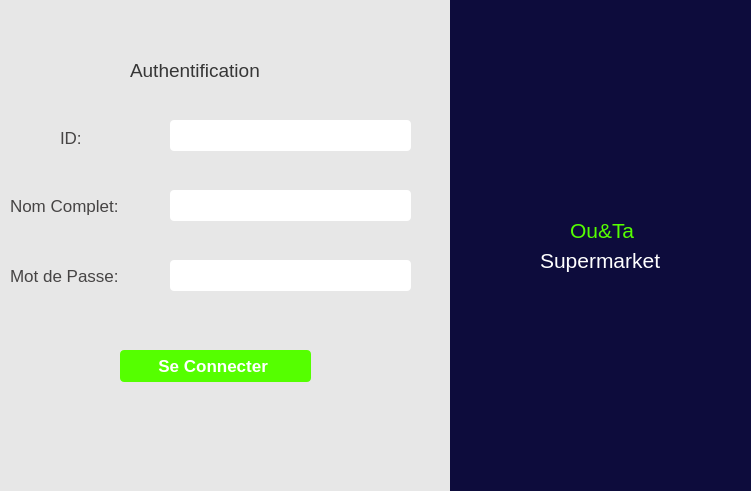
<?xml version="1.0" encoding="UTF-8"?>
<ui version="4.0">
 <class>Form</class>
 <widget class="QWidget" name="Form">
  <property name="geometry">
   <rect>
    <x>0</x>
    <y>0</y>
    <width>751</width>
    <height>491</height>
   </rect>
  </property>
  <property name="windowTitle">
   <string>Form</string>
  </property>
  <widget class="QLabel" name="label_2">
   <property name="geometry">
    <rect>
     <x>0</x>
     <y>0</y>
     <width>451</width>
     <height>491</height>
    </rect>
   </property>
   <property name="styleSheet">
    <string notr="true">background-color:rgb(231, 231, 231)</string>
   </property>
   <property name="text">
    <string/>
   </property>
  </widget>
  <widget class="QLabel" name="label_3">
   <property name="geometry">
    <rect>
     <x>450</x>
     <y>0</y>
     <width>301</width>
     <height>491</height>
    </rect>
   </property>
   <property name="styleSheet">
    <string notr="true">background-color:rgb(13,12,60)</string>
   </property>
   <property name="text">
    <string/>
   </property>
  </widget>
  <widget class="QLabel" name="label">
   <property name="geometry">
    <rect>
     <x>130</x>
     <y>50</y>
     <width>151</width>
     <height>41</height>
    </rect>
   </property>
   <property name="font">
    <font>
     <pointsize>14</pointsize>
     <weight>50</weight>
     <bold>false</bold>
    </font>
   </property>
   <property name="styleSheet">
    <string notr="true">color:rgb(54, 54, 54)</string>
   </property>
   <property name="text">
    <string>Authentification</string>
   </property>
  </widget>
  <widget class="QLabel" name="label_4">
   <property name="geometry">
    <rect>
     <x>60</x>
     <y>130</y>
     <width>47</width>
     <height>16</height>
    </rect>
   </property>
   <property name="font">
    <font>
     <pointsize>13</pointsize>
    </font>
   </property>
   <property name="styleSheet">
    <string notr="true">color:rgb(70,68,68)</string>
   </property>
   <property name="text">
    <string>ID:</string>
   </property>
  </widget>
  <widget class="QLineEdit" name="idfield">
   <property name="geometry">
    <rect>
     <x>170</x>
     <y>120</y>
     <width>241</width>
     <height>31</height>
    </rect>
   </property>
   <property name="font">
    <font>
     <pointsize>13</pointsize>
    </font>
   </property>
   <property name="styleSheet">
    <string notr="true">border-radius:4px</string>
   </property>
  </widget>
  <widget class="QLineEdit" name="nomfield">
   <property name="geometry">
    <rect>
     <x>170</x>
     <y>190</y>
     <width>241</width>
     <height>31</height>
    </rect>
   </property>
   <property name="font">
    <font>
     <pointsize>13</pointsize>
    </font>
   </property>
   <property name="styleSheet">
    <string notr="true">border-radius:4px</string>
   </property>
  </widget>
  <widget class="QLabel" name="label_5">
   <property name="geometry">
    <rect>
     <x>10</x>
     <y>190</y>
     <width>111</width>
     <height>31</height>
    </rect>
   </property>
   <property name="font">
    <font>
     <pointsize>13</pointsize>
    </font>
   </property>
   <property name="styleSheet">
    <string notr="true">color:rgb(70,68,68)</string>
   </property>
   <property name="text">
    <string>Nom Complet:</string>
   </property>
  </widget>
  <widget class="QLineEdit" name="passwordfield">
   <property name="geometry">
    <rect>
     <x>170</x>
     <y>260</y>
     <width>241</width>
     <height>31</height>
    </rect>
   </property>
   <property name="font">
    <font>
     <pointsize>13</pointsize>
    </font>
   </property>
   <property name="styleSheet">
    <string notr="true">border-radius:4px</string>
   </property>
  </widget>
  <widget class="QLabel" name="label_6">
   <property name="geometry">
    <rect>
     <x>10</x>
     <y>260</y>
     <width>111</width>
     <height>31</height>
    </rect>
   </property>
   <property name="font">
    <font>
     <pointsize>13</pointsize>
    </font>
   </property>
   <property name="styleSheet">
    <string notr="true">color:rgb(70,68,68)</string>
   </property>
   <property name="text">
    <string>Mot de Passe:</string>
   </property>
  </widget>
  <widget class="QPushButton" name="pushButton">
   <property name="geometry">
    <rect>
     <x>120</x>
     <y>350</y>
     <width>191</width>
     <height>32</height>
    </rect>
   </property>
   <property name="font">
    <font>
     <pointsize>13</pointsize>
     <weight>75</weight>
     <bold>true</bold>
    </font>
   </property>
   <property name="styleSheet">
    <string notr="true">background-color:rgb(85, 255, 0);
 color:rgb(255, 255, 255);
border-radius:4px</string>
   </property>
   <property name="text">
    <string>Se Connecter </string>
   </property>
  </widget>
  <widget class="QLabel" name="label_8">
   <property name="geometry">
    <rect>
     <x>570</x>
     <y>220</y>
     <width>71</width>
     <height>20</height>
    </rect>
   </property>
   <property name="font">
    <font>
     <pointsize>16</pointsize>
    </font>
   </property>
   <property name="styleSheet">
    <string notr="true">color:rgb(85, 255, 0);</string>
   </property>
   <property name="text">
    <string>Ou&amp;Ta</string>
   </property>
  </widget>
  <widget class="QLabel" name="label_9">
   <property name="geometry">
    <rect>
     <x>540</x>
     <y>240</y>
     <width>141</width>
     <height>41</height>
    </rect>
   </property>
   <property name="font">
    <font>
     <pointsize>16</pointsize>
    </font>
   </property>
   <property name="styleSheet">
    <string notr="true">color:rgb(255,255,255)</string>
   </property>
   <property name="text">
    <string>Supermarket</string>
   </property>
  </widget>
  <widget class="QLabel" name="imageLabel">
   <property name="geometry">
    <rect>
     <x>520</x>
     <y>30</y>
     <width>161</width>
     <height>141</height>
    </rect>
   </property>
   <property name="autoFillBackground">
    <bool>false</bool>
   </property>
   <property name="styleSheet">
    <string notr="true">background-image:url(:/newPrefix/supermarcher.jpg);
border-radius:40px</string>
   </property>
   <property name="text">
    <string/>
   </property>
   <property name="pixmap">
    <pixmap resource="../../Downloads/qrc.qrc">:/newPrefix/supermarket.png</pixmap>
   </property>
   <property name="scaledContents">
    <bool>true</bool>
   </property>
  </widget>
 </widget>
 <resources>
  <include location="../../Downloads/qrc.qrc"/>
  <include location="../ferf.qrc"/>
 </resources>
 <connections/>
</ui>
